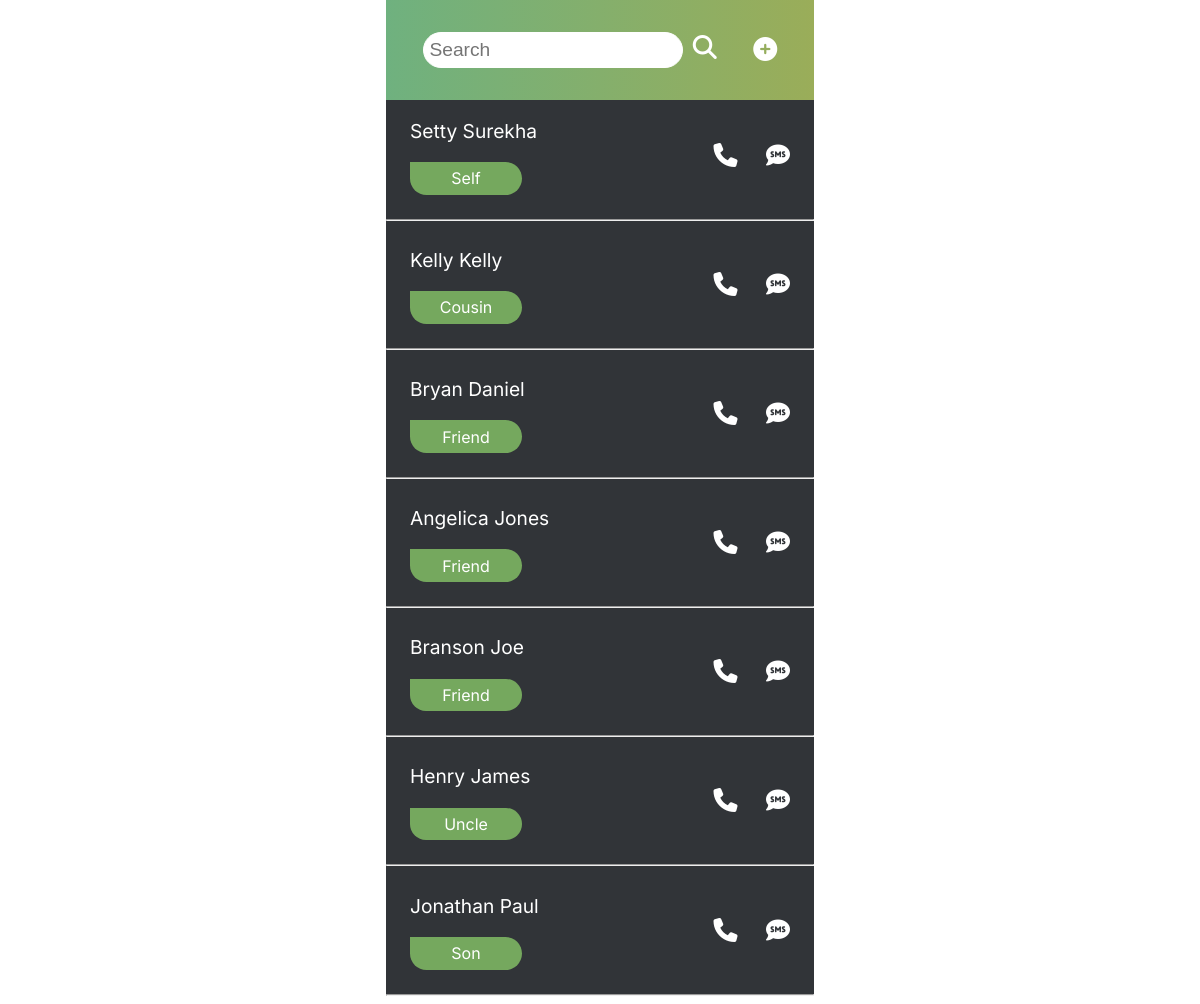
The page / on the database its author committed.
### contacts/models.py (models this page shows, shortened)
class Contact(models.Model):
    full_name = models.CharField(max_length=250)
    relationship = models.CharField(max_length=250)
    email = models.EmailField(max_length=254)
    phone_number = models.CharField(max_length=20)
    address = models.CharField(max_length=1000)

### contacts/views.py (the view)
# urls.py: path('', views.index, name='index'),
def index(request):
    contacts = Contact.objects.all()
    search_input = request.GET.get('search-area')
    if search_input:
        contacts = Contact.objects.filter(full_name__icontains=search_input)
    else:
        contacts = Contact.objects.all()
        search_input = ''
    return render(request, 'index.html', {'contacts': contacts, 'search_input': search_input})

### templates/index.html (shortened to what this page needs)
{% load static %}
<!DOCTYPE html>
<html>
<head>
	<link rel="stylesheet" type="text/css" href="{% static 'style.css' %}">
</head>
<body>
	<div class="container">
		<header class="header">
			<form action="/" method="GET" class="search-bar" id='search-form'>
				<input type="search-name" class="contact-search" name="search-area" placeholder="Search"
					value={{search_input}}>
				<i onclick="document.getElementById('search-form').submit();" style="padding-left: 5px;"
					class="fas fa-search"></i>
			</form>
			<a href="{% url 'add-contact'  %}"><i class="fas fa-plus-circle add"></i></a>
		</header>
		<section class="contacts-library">
			<ul class="contacts-list">
				{% for contact in contacts reversed %}
				<a href="{% url 'profile' contact.id %}" style="text-decoration: none;">
					<div class="contact-section">
						<li class="list__item">
							<p class="contact-name">{{ contact.full_name | title }}</p>
							<p class="relationship">{{ contact.relationship | title }}</p>
						</li>
						<li id="call" class="list__item">
							<i class="fas fa-phone"></i>
							<i class="fas fa-sms text"></i>
						</li>
					</div>
				</a>
				<hr>
				{% empty %}
				<h3 style="color:#fff;padding:20px;">No contacts found..</h3>
				{% endfor %}
			</ul>
		</section>
	</div>
</body>
</html>

### static/style.css (style rules this page uses)
body { font-family: 'Inter', sans-serif; margin: 0; }
.container { max-width: 428px; margin: 0 auto; background-color: #313438; min-height: 100vh; }
a { text-decoration: none; }
.header { display: flex; justify-content: space-evenly; color: #fff; background: linear-gradient(90deg, rgba(111,177,127,1) 0%, rgba(154,173,89,1) 100%); padding: 2em 0; align-items: center; }
.contact-search { font-size: 1.2em; padding:.3em .3em; border-radius: 100px; border:1px solid white; outline: none; }
.contacts-library { background: #313438; }
.add { color: #fff; font-size: 1.5em; }
i { color: #fff; font-size: 1.5em; }
.contact-name { color: #fff; font-size: 1.2em; }
ul { margin: 0; padding: 0; width: 100%; }
hr { border: 1px solicontactd #494a4b; }
.list__item { list-style: none; }
.relationship { color: #fff; width: 6em; text-align: center; padding: .4em .5em; border-radius: 100px; border-top-left-radius: 0; background-color: #75A85E; }
.contact-section { display: flex; justify-content: space-between; align-items: center; padding: 0 1.5em; transition: 0.3s; }
.text { padding-left: 1em; }

### rows shown on the page
Contact: full_name "Setty Surekha", relationship "Self"
Contact: full_name "Kelly Kelly", relationship "Cousin"
Contact: full_name "Bryan Daniel", relationship "Friend"
Contact: full_name "Angelica Jones", relationship "Friend"
Contact: full_name "Branson Joe", relationship "Friend"
Contact: full_name "Henry James", relationship "Uncle"
Contact: full_name "Jonathan Paul", relationship "Son"
